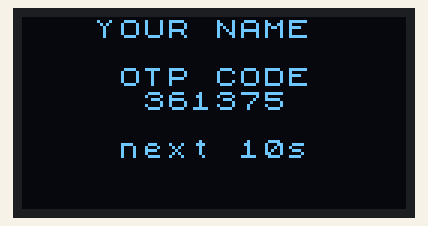
Simulated run of this sketch. Board: Arduino Uno, built with avr-gcc and run on an emulated ATmega328P. On the bench: 128×64 one-colour display.

Above: at 0.2 s.
At 4.2 s:
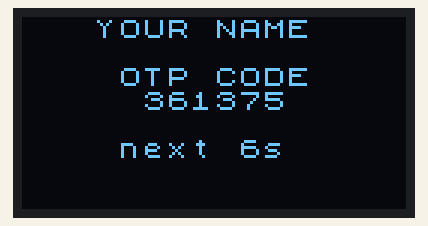
At 9.2 s:
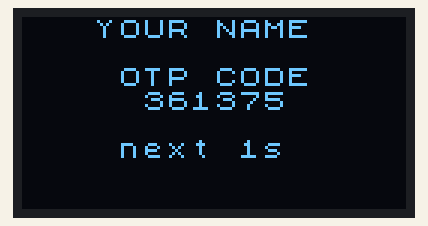
At 19.2 s:
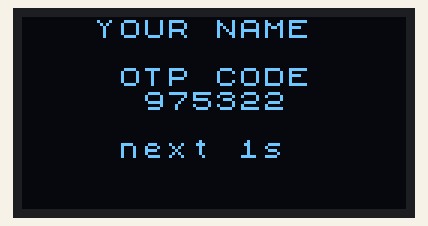
At 28.2 s:
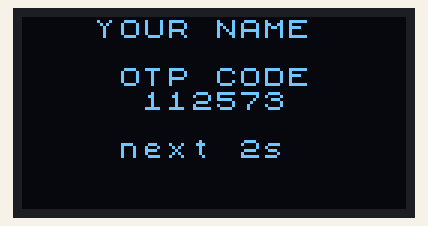
At 38.2 s:
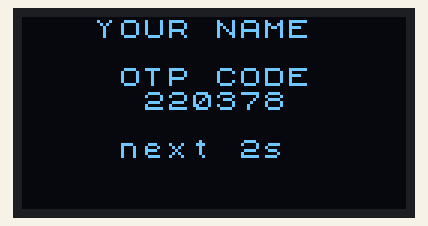

Measured:
- what the display in image 0 shows lasts 0.8 s, from 0.2 s to 1.0 s
- what the display in image 1 shows lasts 0.8 s, from 4.2 s to 5.0 s

The sketch:

03_otp_final.ino
```cpp
#include <Arduino.h>
#include <U8x8lib.h>
#include <Wire.h>
#include <string.h>

#include "otp_helper.h"

const char STUDENT_NAME[] = "YOUR NAME";

U8X8_SSD1306_128X64_NONAME_HW_I2C display(U8X8_PIN_NONE);

uint32_t lastDisplayedSecond = 0xFFFFFFFFUL;

uint32_t secondsSincePowerOn() {
  return millis() / 1000UL;
}

uint8_t centeredColumn(const char *text) {
  size_t length = strlen(text);
  if (length >= 16) {
    return 0;
  }
  return (16 - length) / 2;
}

void drawCentered(uint8_t row, const char *text) {
  display.drawString(centeredColumn(text), row, text);
}

void formatCountdown(uint32_t secondsLeft, char output[12]) {
  output[0] = 'n';
  output[1] = 'e';
  output[2] = 'x';
  output[3] = 't';
  output[4] = ' ';

  if (secondsLeft >= 10) {
    output[5] = '0' + (secondsLeft / 10);
    output[6] = '0' + (secondsLeft % 10);
    output[7] = 's';
    output[8] = '\0';
  } else {
    output[5] = '0' + secondsLeft;
    output[6] = 's';
    output[7] = '\0';
  }
}

void drawOtpScreen(uint32_t secondsNow) {
  char codeText[7];
  uint32_t code = generateOtpCode(secondsNow);
  formatOtp(code, codeText);

  uint32_t secondsLeft = OTP_STEP_SECONDS - (secondsNow % OTP_STEP_SECONDS);
  if (secondsLeft == 0) {
    secondsLeft = OTP_STEP_SECONDS;
  }

  char countdownText[12];
  formatCountdown(secondsLeft, countdownText);

  display.clearDisplay();
  drawCentered(0, STUDENT_NAME);
  drawCentered(2, "OTP CODE");
  drawCentered(3, codeText);
  drawCentered(5, countdownText);
}

void setup() {
  otpBegin();
  display.begin();
  display.setPowerSave(0);
  display.setFont(u8x8_font_chroma48medium8_r);
  drawOtpScreen(secondsSincePowerOn());
}

void loop() {
  uint32_t secondsNow = secondsSincePowerOn();

  if (secondsNow != lastDisplayedSecond) {
    lastDisplayedSecond = secondsNow;
    drawOtpScreen(secondsNow);
  }
}
```

otp_helper.h
```cpp
#ifndef OTP_HELPER_H
#define OTP_HELPER_H

#include <Arduino.h>
#include <SHA1.h>
#include <string.h>

constexpr uint32_t OTP_STEP_SECONDS = 10UL;

namespace {
constexpr uint8_t SECRET_LENGTH = 20;

const uint8_t CLASSROOM_SECRET[SECRET_LENGTH] = {
    'H', 'I', 'G', 'H', 'S', 'C', 'H', 'O', 'O', 'L',
    'O', 'T', 'P', 'D', 'E', 'M', 'O', '2', '0', '2'};

SHA1 sha1;
uint8_t innerKeyPad[64];
uint8_t outerKeyPad[64];
bool otpPadsReady = false;
}

void otpBegin() {
  memset(innerKeyPad, 0x36, sizeof(innerKeyPad));
  memset(outerKeyPad, 0x5C, sizeof(outerKeyPad));

  for (uint8_t index = 0; index < SECRET_LENGTH; ++index) {
    innerKeyPad[index] ^= CLASSROOM_SECRET[index];
    outerKeyPad[index] ^= CLASSROOM_SECRET[index];
  }

  otpPadsReady = true;
}

uint32_t generateOtpCode(uint32_t secondsSinceBoot) {
  if (!otpPadsReady) {
    otpBegin();
  }

  uint64_t counter = secondsSinceBoot / OTP_STEP_SECONDS;
  uint8_t counterBytes[8];

  for (uint8_t index = 8; index > 0; --index) {
    counterBytes[index - 1] = counter & 0xFF;
    counter >>= 8;
  }

  uint8_t innerHash[20];
  sha1.reset();
  sha1.update(innerKeyPad, sizeof(innerKeyPad));
  sha1.update(counterBytes, sizeof(counterBytes));
  sha1.finalize(innerHash, sizeof(innerHash));

  uint8_t finalHash[20];
  sha1.reset();
  sha1.update(outerKeyPad, sizeof(outerKeyPad));
  sha1.update(innerHash, sizeof(innerHash));
  sha1.finalize(finalHash, sizeof(finalHash));

  uint8_t offset = finalHash[19] & 0x0F;
  uint32_t binaryCode =
      ((uint32_t)(finalHash[offset] & 0x7F) << 24) |
      ((uint32_t)(finalHash[offset + 1] & 0xFF) << 16) |
      ((uint32_t)(finalHash[offset + 2] & 0xFF) << 8) |
      ((uint32_t)(finalHash[offset + 3] & 0xFF));

  return binaryCode % 1000000UL;
}

void formatOtp(uint32_t code, char output[7]) {
  code %= 1000000UL;
  for (int8_t index = 5; index >= 0; --index) {
    output[index] = '0' + (code % 10);
    code /= 10;
  }
  output[6] = '\0';
}

#endif
```
